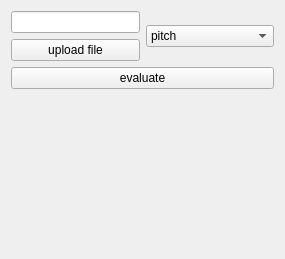
<?xml version="1.0" encoding="UTF-8"?>
<ui version="4.0">
 <class>Form</class>
 <widget class="QWidget" name="Form">
  <property name="geometry">
   <rect>
    <x>0</x>
    <y>0</y>
    <width>285</width>
    <height>259</height>
   </rect>
  </property>
  <property name="windowTitle">
   <string>Form</string>
  </property>
  <layout class="QGridLayout" name="gridLayout">
   <item row="0" column="1">
    <layout class="QVBoxLayout" name="verticalLayout">
     <item>
      <widget class="QComboBox" name="listOfExercises">
       <item>
        <property name="text">
         <string>pitch</string>
        </property>
       </item>
       <item>
        <property name="text">
         <string>loudness</string>
        </property>
       </item>
      </widget>
     </item>
    </layout>
   </item>
   <item row="0" column="0">
    <layout class="QVBoxLayout" name="verticalLayout_2">
     <item>
      <widget class="QLineEdit" name="pathFile">
       <property name="sizePolicy">
        <sizepolicy hsizetype="Minimum" vsizetype="Fixed">
         <horstretch>0</horstretch>
         <verstretch>0</verstretch>
        </sizepolicy>
       </property>
      </widget>
     </item>
     <item>
      <widget class="QPushButton" name="uploadButt">
       <property name="text">
        <string>upload file</string>
       </property>
      </widget>
     </item>
    </layout>
   </item>
   <item row="1" column="0" colspan="2">
    <layout class="QVBoxLayout" name="verticalLayout_3">
     <item>
      <widget class="QPushButton" name="evaluateButt">
       <property name="text">
        <string>evaluate</string>
       </property>
      </widget>
     </item>
     <item>
      <widget class="QWidget" name="widget" native="true"/>
     </item>
    </layout>
   </item>
  </layout>
 </widget>
 <resources/>
 <connections/>
</ui>
